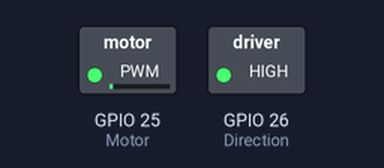
Simulated run of this sketch. Board: ESP32. Shown: switched loads named in the sketch (green lamp = pin HIGH).

Above: at 0.05 s.
At 1.9 s:
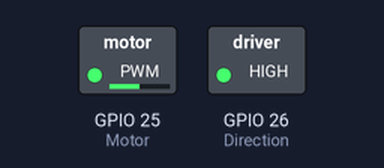
At 3.8 s:
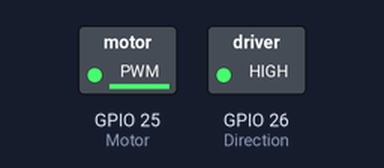
At 7.65 s:
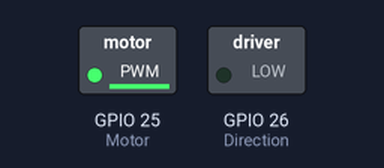
Timing chart, 0 to 10.0 s (numbered marks = the images above):
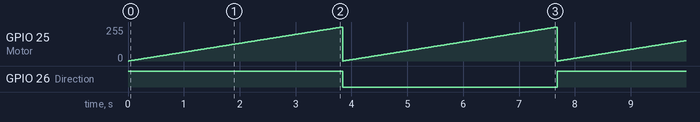

The sketch:

sketch_feb21b_0221.2.ino
```cpp
int Motor = 25;      // 电机速度控制的PWM引脚
int Direction = 26;  // 方向控制的数字引脚
boolean direction = true;

void setup() {
  //Serial.begin(115200);
  //Serial.println("DRV8871 测试");

  pinMode(Direction, OUTPUT);
  pinMode(Motor, OUTPUT);  // 将电机引脚设置为输出模式

  // 注意：analogWrite 使用默认的PWM频率（在大多数Arduino板上约为500Hz）
  // 如果需要特定频率，可能需要使用LEDC或直接设置预分频器
}

void loop() {
  digitalWrite(Direction, direction);

  // 速度从0逐渐增加到255
  for(int i = 0; i <= 255; i++) {
    analogWrite(Motor, i);  // 使用 analogWrite 替代 ledcWrite
    delay(15);
  }

  direction = !direction;  // 切换方向
}
```

Measured:
- by itself, GPIO 25 (Motor): ramps from 0/255 to 255/255 and jumps back, once every 3.8 s
- by itself, GPIO 26 (Direction): alternates HIGH for 3.8 s and LOW for 3.8 s
